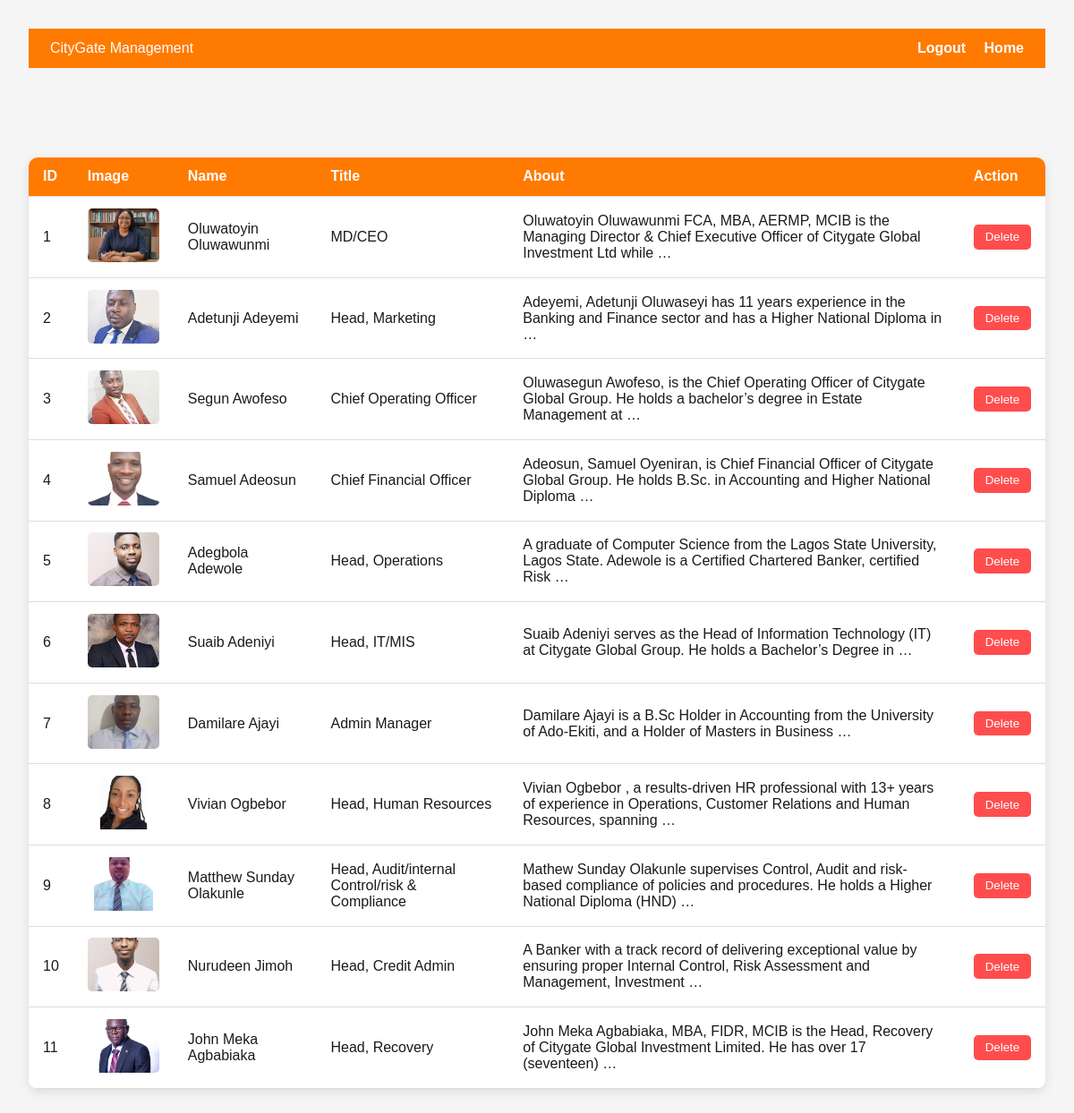
The page /management_updates/ (signed in) on the database its author committed.
### management/models.py (models this page shows, shortened)
class ManagementProfile(models.Model):
    name = models.CharField(max_length=255)
    title = models.CharField(max_length=200, null=True, blank=True)
    about = models.TextField()
    profile_pic = models.ImageField(upload_to='management_pics/', blank=True, null=True)
    uploaded_by = models.ForeignKey(User, on_delete=models.SET_NULL, null=True)
    created_at = models.DateTimeField(null=True, blank=True)

### management/views.py (the view)
# urls.py: path('management_updates/', views.management_updates_list, name='management_updates_list'),
@login_required
def management_updates_list(request):
    updates = ManagementProfile.objects.all().order_by('-created_at')
    return render(request, 'management/updates_list.html', {'updates': updates})

### management/templates/management/updates_list.html (shortened to what this page needs)
{% load static %}
<!DOCTYPE html>
<html lang="en">
<head>
</head>
<body>
<nav>
    <div>CityGate Management</div>
    <div>
        <a href="/accounts/login/">Logout</a>
        <a href="/gallery_crud/">Home</a>
    </div>
</nav>
<table>
  <thead>
    <tr>
      <th>ID</th>
      <th>Image</th>
      <th>Name</th>
      <th>Title</th>
      <th>About</th>
      <th>Action</th>
    </tr>
  </thead>
 <tbody>
    {% for update in updates %}
    <tr>
      <td>{{ forloop.counter }}</td>
      <td>
        {% if update.profile_pic %}
        <img src="{{ update.profile_pic.url }}" alt="{{ update.name }}">
        {% else %}
        <span>No Image</span>
        {% endif %}
      </td>
      <td>{{ update.name }}</td>
      <td>{{ update.title }}</td>
      <td>{{ update.about|truncatewords:20 }}</td>
      <td>
        <form method="POST" action="{% url 'delete_management_update' update.id %}" style="display:inline;">
          <button type="submit" class="btn-delete">Delete</button>
        </form>
      </td>
    </tr>
    {% empty %}
    <tr>
      <td colspan="6" style="text-align:center;">No management updates yet.</td>
    </tr>
    {% endfor %}
</tbody>
</table>
</body>
</html>

### management/templates/management/updates_list.html (style rules this page uses)
body { font-family: "Poppins", sans-serif; background: #f5f5f5; margin: 0; padding: 2rem; color: #1a1a1a; }
nav { background: #ff7a00; color: white; padding: 0.8rem 1.5rem; display: flex; justify-content: space-between; align-items: center; }
nav a { color: white; text-decoration: none; margin-left: 1rem; font-weight: bold; }
table { width: 100%; border-collapse: collapse; background: #fff; box-shadow: 0 4px 12px rgba(0,0,0,0.1); border-radius: 10px; overflow: hidden; margin-top: 100px; }
th, td { padding: 0.8rem 1rem; text-align: left; border-bottom: 1px solid #ddd; }
th { background: #ff7a00; color: #fff; }
img { width: 80px; height: 60px; object-fit: cover; border-radius: 5px; }
.btn-delete { background: #ff4d4d; color: white; padding: 0.4rem 0.8rem; border: none; border-radius: 5px; cursor: pointer; transition: 0.3s ease; }

### rows shown on the page
ManagementProfile: profile_pic (picture), name "Oluwatoyin Oluwawunmi", title "MD/CEO", about "Oluwatoyin Oluwawunmi FCA, MBA, AERMP, MCIB is the Managing Director & Chief Executive Officer of Citygate Global Investment Ltd while …"
ManagementProfile: profile_pic (picture), name "Adetunji Adeyemi", title "Head, Marketing", about "Adeyemi, Adetunji Oluwaseyi has 11 years experience in the Banking and Finance sector and has a Higher National Diploma in …"
ManagementProfile: profile_pic (picture), name "Segun Awofeso", title "Chief Operating Officer", about "Oluwasegun Awofeso, is the Chief Operating Officer of Citygate Global Group. He holds a bachelor’s degree in Estate Management at …"
ManagementProfile: profile_pic (picture), name "Samuel Adeosun", title "Chief Financial Officer", about "Adeosun, Samuel Oyeniran, is Chief Financial Officer of Citygate Global Group. He holds B.Sc. in Accounting and Higher National Diploma …"
ManagementProfile: profile_pic (picture), name "Adegbola Adewole", title "Head, Operations", about "A graduate of Computer Science from the Lagos State University, Lagos State. Adewole is a Certified Chartered Banker, certified Risk …"
ManagementProfile: profile_pic (picture), name "Suaib Adeniyi", title "Head, IT/MIS", about "Suaib Adeniyi serves as the Head of Information Technology (IT) at Citygate Global Group. He holds a Bachelor’s Degree in …"
ManagementProfile: profile_pic (picture), name "Damilare Ajayi", title "Admin Manager", about "Damilare Ajayi is a B.Sc Holder in Accounting from the University of Ado-Ekiti, and a Holder of Masters in Business …"
ManagementProfile: profile_pic (picture), name "Vivian Ogbebor", title "Head, Human Resources", about "Vivian Ogbebor , a results-driven HR professional with 13+ years of experience in Operations, Customer Relations and Human Resources, spanning …"
ManagementProfile: profile_pic (picture), name "Matthew Sunday Olakunle", title "Head, Audit/internal Control/risk & Compliance", about "Mathew Sunday Olakunle supervises Control, Audit and risk-based compliance of policies and procedures. He holds a Higher National Diploma (HND) …"
ManagementProfile: profile_pic (picture), name "Nurudeen Jimoh", title "Head, Credit Admin", about "A Banker with a track record of delivering exceptional value by ensuring proper Internal Control, Risk Assessment and Management, Investment …"
ManagementProfile: profile_pic (picture), name "John Meka Agbabiaka", title "Head, Recovery", about "John Meka Agbabiaka, MBA, FIDR, MCIB is the Head, Recovery of Citygate Global Investment Limited. He has over 17 (seventeen) …"
